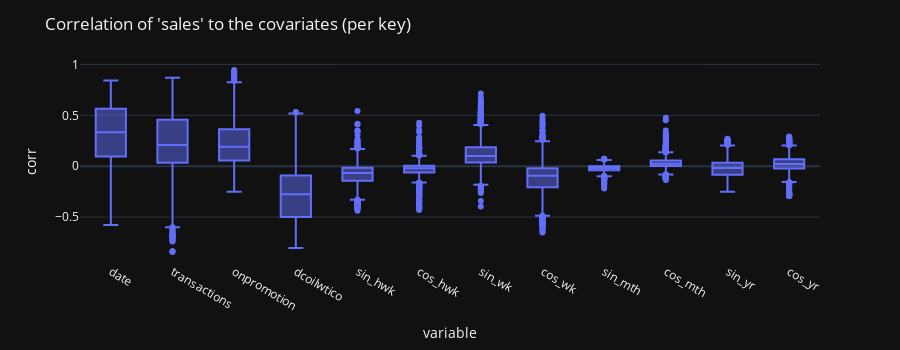

Notebook code for this chart:
### Code cell
# partition the dataframe by key (without target time-steps)
kdfs = df.head(-TARGET_STEPS * STORE_COUNT * FAMILY_COUNT).partition_by(
    ["store_nbr", "family_nbr"],
    include_key=False,
    as_dict=True,
    maintain_order=True,
)

# compute correlations to 'sales' for each key (drop the categorical columns)
with warnings.catch_warnings():
    warnings.simplefilter("ignore")  # disable the warning
    corr = [
        kdf.drop(cs.contains("store", "family")).corr()[df.columns.index("sales")]
        for kdf in kdfs.values()
    ]


# concatenate into a dataframe with rows = keys, cols = vars
corr = pl.concat(corr).drop("sales").fill_nan(0)

px.box(corr).update_layout(
    title="Correlation of 'sales' to the covariates (per key)",
    yaxis=dict(title="corr"),
    height=350,
)

### Figure 1 — Plotly figure (JSON) as saved in the notebook; plotly's stock layout.template omitted (floating-point values rounded to 4 significant figures; data arrays with more than 128 entries replaced by an {"elided": "..."} marker saying what was removed)
{"data": [{"alignmentgroup": "True", "hovertemplate": "variable=%{x}<br>value=%{y}<extra></extra>", "legendgroup": "", "marker": {"color": "#636efa"}, "name": "", "notched": false, "offsetgroup": "", "orientation": "v", "showlegend": false, "type": "box", "x": {"elided": "21384 str values"}, "x0": " ", "xaxis": "x", "y": {"elided": "21384 float values"}, "y0": " ", "yaxis": "y"}], "layout": {"boxmode": "group", "height": 350, "legend": {"tracegroupgap": 0}, "margin": {"t": 60}, "title": {"text": "Correlation of 'sales' to the covariates (per key)"}, "xaxis": {"anchor": "y", "domain": [0, 1], "title": {"text": "variable"}}, "yaxis": {"anchor": "x", "domain": [0, 1], "title": {"text": "corr"}}}}
